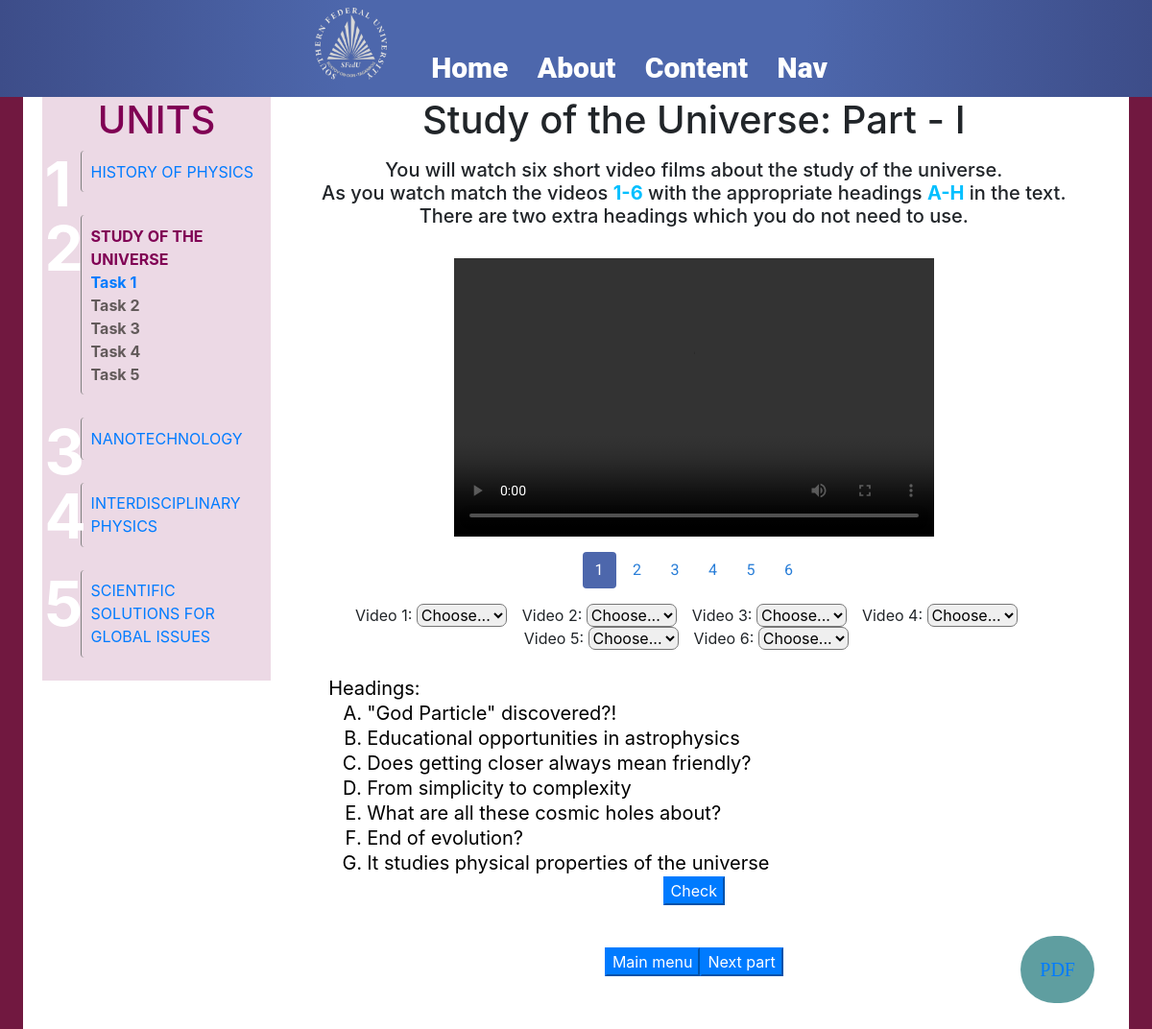
/tests.php?title=1&part=0, run on the app's committed database.
### tables this page shows
CREATE TABLE "menu" (
	"id"	INTEGER PRIMARY KEY AUTOINCREMENT UNIQUE,
	"title"	TEXT,
	"image"	INTEGER
);

CREATE TABLE "tests" (
	"id"	INTEGER PRIMARY KEY AUTOINCREMENT UNIQUE,
	"title"	INTEGER,
	"part"	INTEGER,
	"content"	TEXT,
	"answers"	TEXT,
	"zadanie"	TEXT,
	"page"	INTEGER
);

### php/beautyTitle.php (the view, shortened to what this page needs)
<?php
    $DB = new SQLite3("db.sqlite");
    $part = (int)$_GET['part']+1;
    $title= (int)$_GET['title']+1;
    $partsRome = array("I", "II", "III", "IV", "V");
    $title=$DB->query("SELECT title FROM MENU WHERE id =".$title.";")->fetchArray()[0];
    echo "<h1 align='center' class='beauty_title''>".$title.": Part - ".$partsRome[$part-1]."</h1>";
?>

### tests.php (shortened to what this page needs)
<html>
<head>
    <link rel="stylesheet" href="css/styles2.css" >
    <link rel="stylesheet" href="https://maxcdn.bootstrapcdn.com/bootstrap/4.0.0/css/bootstrap.min.css">
</head>
<body>
<div class="pdf_link" style="
    padding: 20px 20px 20px 20px;
    position: fixed;
    align-self: left;
    right: 5%;
    bottom: 3%;
    z-index: 1000;
    background-color: cadetblue;
    border-radius: 1000px;
    font-size: 20px;
    font-family: fantasy;
    color: white;
">
    <?php include ("php/pdf_link.php")?>
</div>
<div class="mainblock">
    <div class="animationblock">
        <div class="topblock">
            <div class="logo">
                <img src="logo.png" width="75vw" height="75vw">
            </div>
            <div class="menu">
                <a href="#">Home</a>
                <a href="/about.php">About</a>
                <a href="#">Content</a>
                <a href="#navanchor">Nav</a>
            </div>
        </div>
    </div>
</div>
    <div class="content">
        <div class="centerblock">
            <div class="grid-wrapper-right-two-thirds">
                <?php include ("php/menu.php")?>
                <div style="position: relative;width: 80%;margin-left: 5%;">
            <?php include ("php/beautyTitle.php")?>
            <div class="post">
                <h2 class="title"><?php include ("php/tasker.php")?></h2>
            </div>
            <div class="post">
                <div class="entry yobject-marked">
                    <?php include ("php/video.php")?>
                    <?php include ("php/texter.php")?>
                    <?php include ("php/createButtons.php")?>
                </div>
            </div>
            </div>
            </div>
        </div>
    </div>
</body>
</html>

### php/pdf_link.php
<?php
$DB = new SQLite3("db.sqlite");
$path = "php/pdfviewer.php?page=";
$task=$DB->query("SELECT page FROM tests WHERE title=".(int)$_GET['title']." AND part=".(int)$_GET['part']."")->fetchArray()[0];
$path .= $task;
echo "<a href='". $path ."'" ."onclick=\"window.open('".$path."','newwindow','width=500,height=500');return false;\">"."PDF</a>";
?>

### php/menu.php
<?php
echo <<<EOT
<div id="units">
<h1 align="center">UNITS</h1>
<ol id="unitmenu">
EOT;
$parts = array("HISTORY OF PHYSICS", "STUDY OF THE UNIVERSE", "NANOTECHNOLOGY", "INTERDISCIPLINARY PHYSICS", "SCIENTIFIC SOLUTIONS FOR GLOBAL ISSUES");
for($i=0;$i<5;$i++){
    if($_GET["title"]==$i){
        echo '<li id="unit'.$i.'" class="selected"><a href="tests.php?title='.$i.'&part=0">'.$parts[$i].'</a>';
        echo '<div class="taskList">';
    }else{
        echo '<li id="unit'.$i.'"><a href="tests.php?title='.$i.'&part=0">'.$parts[$i].'</a>';
        echo '<div class="taskList" style="display: none;">';
    }
    for($j=0;$j<5;$j++){
        if($_GET["part"]==$j && $_GET["title"]==$i){
            echo '<span class="selectedTask" value="0'.($j+1).'"><a href="'.'tests.php?title='.$_GET["title"].'&part='.$j.'">Task '.($j+1).'</a></span><br>';
        } else echo '<span class="unselected" value="0'.($j+1).'"><a href="'.'tests.php?title='.$_GET["title"].'&part='.$j.'">Task '.($j+1).'</a></span><br>';
    }
    echo '</div>';
    echo '</li>';
}
echo '</ol>';
echo '</div>';
?>

### php/tasker.php
<?php
    $DB = new SQLite3("db.sqlite");
    echo "<div align='center'>";
    $task=$DB->query("SELECT zadanie FROM tests WHERE title=".(int)$_GET['title']." AND part=".(int)$_GET['part']."")->fetchArray()[0];
    echo $task;
    echo "</div>"
?>

### php/video.php
<?php
echo<<<EOT
<div class="container" align="center">
    <video controls crossorigin playsinline width="500px" id="plyr" style="min-height: 290px;">
        <source src="" type="video/mp4">
    </video>
EOT;
if($_GET["part"]==0) {
    echo <<<EOT
    <div class="button_list">
        <button class="btn act" id="1">1</button>
        <button class="btn" id="2">2</button>
        <button class="btn" id="3">3</button>
		<button class="btn" id="4">4</button>
		<button class="btn" id="5">5</button>
		<button class="btn" id="6">6</button>
    </div>
EOT;
}
echo "</div>";
?>

### php/texter.php (shortened to what this page needs)
<?php
function createFor1stPart(){
    echo "<div align='center'>";
    for($i=0;$i<6;$i++){
        echo '<div style="display: inline-block"><a>Video '.($i+1).': </a><select id="'."selectItem".$i.'" style="margin-right: 2vh;border-radius: 7px;"><option value="">Choose...</option><option id="A">A</option><option id="B">B</option><option id="C">C</option><option id="D">D</option><option id="E">E</option><option id="F">F</option><option id="G">G</option><option id="H">H</option></select></div>';;
    }
    echo "</div>";
    $DB = new SQLite3("db.sqlite");
    echo "<div>";
    $result=(string)$DB->query("SELECT content FROM tests WHERE title = ".$_GET["title"]." AND part = ".$_GET["part"]. "")->fetchArray()[0];
    echo $result;
    echo "</div>";
}
$part=(int)$_GET['part'];
if($part==0){
    createFor1stPart();
}
else if($part==1){
    createFor2ndPart();
} else if($part==2){
    createFor3rdPart();
}
if(($part>=0) && ($part<=2)){
    echo "<div align='center'><button id='checkButton' class='btn-primary'>Check</button><div>";
}
?>

### php/createButtons.php (shortened to what this page needs)
<?php
function returnHref($a,$b){
    return "'"."tests.php?title=".$a."&part=".$b."'";
}
echo <<<EOT
    <div class="buttonList" align="center">
    <div class="menu-buttons">
EOT;
$part = (int)$_GET['part'];
$title= (int)$_GET['title'];
echo '<input type="button" class="main-menu-button btn-primary" value="Main menu" onclick="location.href = \'index.html\'" />';
    if($part<4){
        echo '<input type="button" class="next-button btn-primary" value="Next part" onclick="location.href = '.returnHref($title,$part+1).'">';
    }
    echo <<<EOT
</div>
</div>
EOT;
?>

### css/styles2.css (style rules this page uses)
html { scroll-behavior:smooth; }
body { margin: 0px; background-color: #711840; }
.mainblock { background: linear-gradient(to left, #3d4d89 0%,#4d67ac 30%,#4d67ac 70%,#3d4d89 100%); ; width: 100%; }
.topblock { display: flex; padding-top: 1vh; padding-bottom: 1vh; width: 100%; justify-content: center; }
.logo { display: inline-block; }
.menu { display: inline-block; margin-left: 30px; margin-top: 40px; }
.menu a { font-family: "Roboto Black"; color: white; text-decoration: none; font-size: 30px; margin-left: 0.5VW; padding: 5px 10px 5px 10px; }
.content { position: relative; background-color: #711840; min-height: 65vh; }
.centerblock { width: 96%; margin-left: 2%; background-color: white; padding-bottom: 5%; min-height: 65vh; }
.text { background: #fff; color: #000; margin: 0 auto; width: 100%; height: 220px; overflow-x: hidden; overflow-y: auto; padding: 0.5em; border: 1px solid #fff; border-radius: 3px; font-style: normal; font-size: 20px; line-height: 1.3em; margin-top: 2vh; }
ol { list-style-type: upper-alpha; }
li { display: list-item; text-align: -webkit-match-parent; }
.btn { padding: 20px; padding-top: 15px; padding-bottom: 15px; background-color: white; border: none; border-radius: 50px; color: #297ED8; font-size: 18px; font-family: 'Roboto', sans-serif; }
.act { padding: 20px; padding-top: 15px; padding-bottom: 15px; background: #4d67ac; border: none; border-radius: 50px; color: white; font-size: 18px; font-family: 'Roboto', sans-serif; }
.task { text-align: center; margin: 0 auto; margin-top: 2vh; margin-bottom: 4vh; font-size: 20px; }
.task-char { color: deepskyblue; font-weight: bold; }
.grid-wrapper-right-two-thirds { display: grid; grid-template-columns: 1fr 85%; grid-gap: 20px; grid-template-areas: "units right-two-thirds"; }
#units { width: 100%; background: rgba(128, 0, 84, 0.15); margin-left: 2.5vh; position: relative; height: fit-content; }
div[id^="units"] ol { list-style: none; counter-reset: li; }
#units h1 { color: rgb(128, 0, 84); }
div[id^="units"] li { min-height: 40px; position: relative; margin-bottom: 1.5em; border-left: 1px solid gray; padding: 0.6em; border-radius: 4px; }
#units li.selected >a { color: rgb(128, 0, 84) !important; }
div[id^="units"] li:before { position: absolute; top: -0.2em; left: -1em; padding-left: 0.4em; padding-right: 0.4em; font-size: 4em; font-weight: bold; color: white; counter-increment: li; content: counter(li); }
.selected { font-weight: bold; }
.button_list { margin-top: 2vh; margin-bottom: 2vh; }
.unselected a { color: #625A5A !important; }
.menu-buttons { margin-top: 5.5vh; }
.post { position: relative; }

### data on the page
menu: title "Study of the Universe"
tests: zadanie "You will watch six short video films about the study of the universe. As you watch match the videos 1-6 with the appropriate headings A-H in the text. There are two extra headings which you do not need to use.", content "Headings: \"God Particle\" discovered?! Educational opportunities in astrophysics Does getting closer always mean friendly? From simplicity to complexity What are all these cosmic holes about? End of evolution? It studies physical properties of the universe"

### other printed values
$parts[$i] "HISTORY OF PHYSICS"
$parts[$i] "STUDY OF THE UNIVERSE"
$parts[$i] "NANOTECHNOLOGY"
$parts[$i] "INTERDISCIPLINARY PHYSICS"
$parts[$i] "SCIENTIFIC SOLUTIONS FOR GLOBAL ISSUES"
$partsRome[$part-1] "I"
